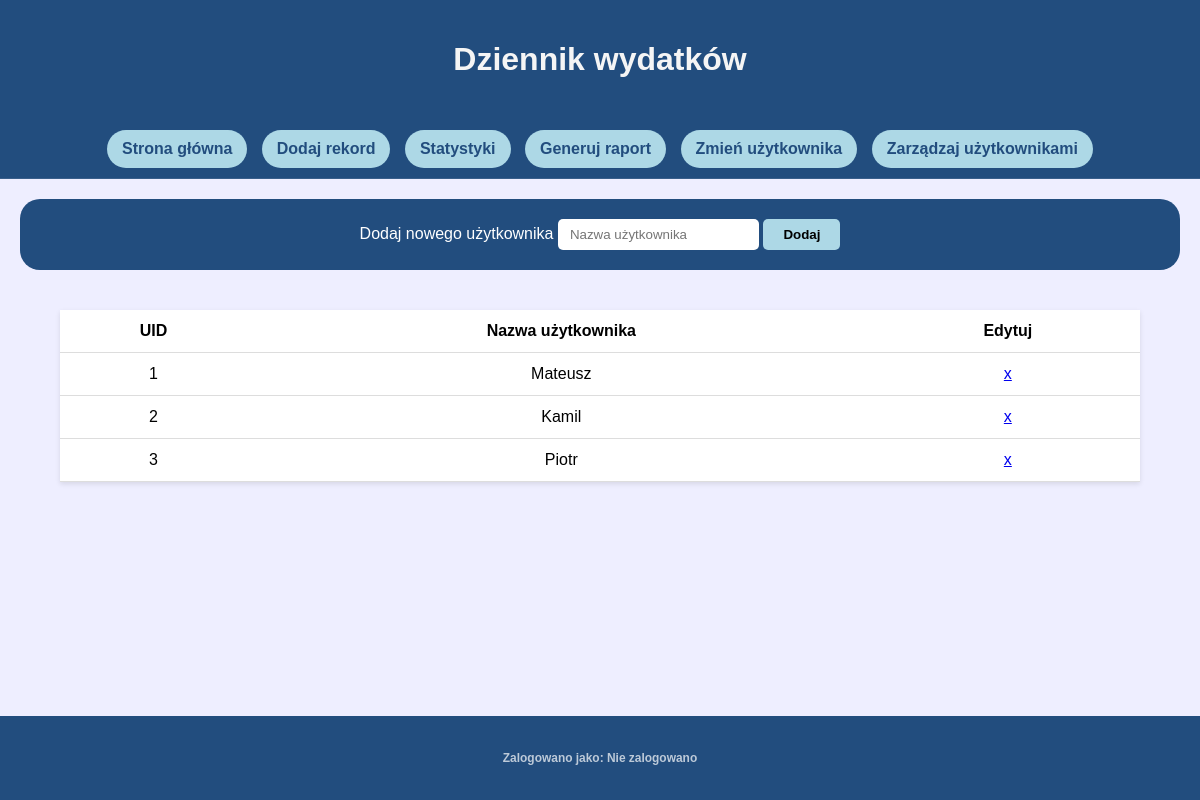
The page /manageUsers (signed in) on the database as committed earlier.
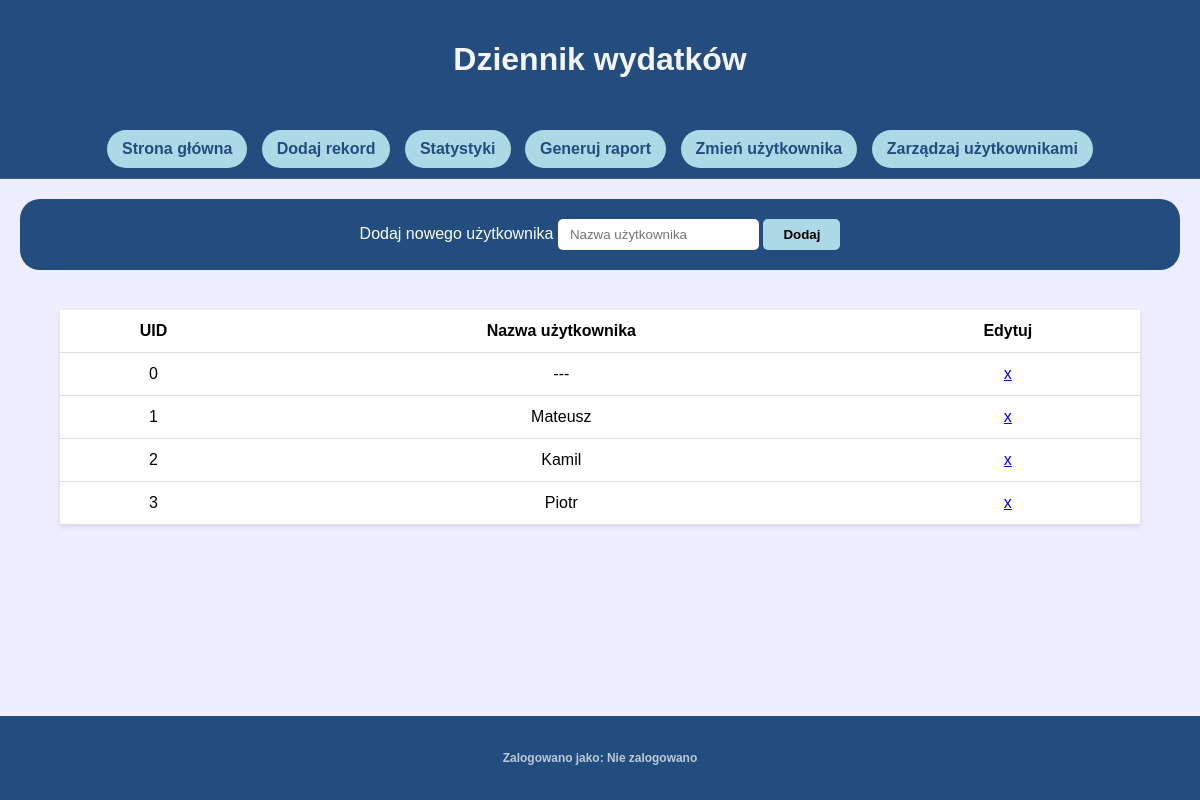
The same page on the database as committed later.
### tables this page shows
CREATE TABLE users (
    id INTEGER PRIMARY KEY AUTOINCREMENT,
    username TEXT UNIQUE NOT NULL
);

### app.py (the view)
@app.route('/manageUsers', methods=['GET', 'POST'])
def manageUsers():
    if 'uid' not in session:
        return redirect('/login')
    conn = get_db_connection()
    users = conn.execute('''SELECT id, username FROM users''').fetchall()
    if request.method == 'POST':
        newUser = request.form['newUser']
        conn.execute('''INSERT INTO users (username) VALUES (?)''', (newUser,))
        conn.commit()
    accounts = conn.execute('''SELECT id, username FROM users''').fetchall()
    conn.close()
    return render_template('manageUsers.html', users=users, user=userName(), accounts=accounts)

### app.py (called while the page is built)
def get_db_connection():
    conn = sqlite3.connect('database.db')
    conn.row_factory = sqlite3.Row
    return conn

def userName():
    if 'uid' not in session:
        return "Nie zalogowano"
    conn = get_db_connection()
    name = conn.execute('''SELECT username FROM users WHERE id = ?''', (session['uid'],)).fetchone()
    conn.close()
    if name is None:
        return "Nie zalogowano"
    return name[0]

### templates/manageUsers.html (shortened to what this page needs)
<!DOCTYPE html>
<html lang="pl">
<head>
    <link rel="stylesheet" href="{{ url_for('static', filename='css/style.css') }}">
</head>
<body>
    <div class="wrapper">
        <header>
            <h1>Dziennik wydatków</h1>
        </header>
        <nav>
            <a href="{{ url_for('index')}}" class="navButton">Strona główna</a>
            <a href="{{ url_for('add')}}" class="navButton">Dodaj rekord</a>
            <a href="{{ url_for('stats')}}" class="navButton">Statystyki</a>
            <a href="{{ url_for('report')}}" class="navButton">Generuj raport</a>
            <a href="{{ url_for('login')}}" class="navButton">Zmień użytkownika</a>
            <a href="{{ url_for('manageUsers')}}" class="navButton">Zarządzaj użytkownikami</a>
        </nav>
        <main>
            <div class="dataInput">
                <form method="POST">
                    <label>Dodaj nowego użytkownika</label>
                    <input type="text" name="newUser" placeholder="Nazwa użytkownika">
                    <input type="submit" value="Dodaj">
                </form>
            </div>
            <section>
            <table>
                <thead>
                    <th>UID</th>
                    <th>Nazwa użytkownika</th>
                    <th>Edytuj</th>
                </thead>
                <tbody>
                    {% for account in accounts %}
                        <tr>
                            <td>{{ account.id }}</td>
                            <td>{{ account.username }}</td>
                            <td><a href="{{ url_for('editUser', id=account.id) }}">x</a></td>
                        </tr>
                    {% endfor %}
                </tbody>
            </table>
        </section>
        </main>
        <footer>
            <h5>Zalogowano jako: {{ user }}</h5>
        </footer>
    </div>
</body>
</html>

Rows that differ between the two databases and show on the page:
added users: id "0", username "---"
